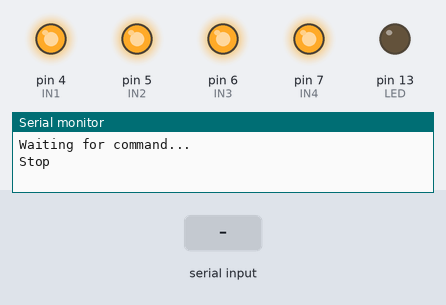
Bench run of a sketch on a simulated Arduino Mega 2560, built with avr-gcc and run on an emulated ATmega2560. Parts: output pins drawn as LEDs (lit = HIGH), the last lines printed to the serial monitor. The inputs (shaded band) are chosen by the test bench.

Above: at 1.2 s.
1.3 s: "1" received over the second serial link
At 1.9 s:
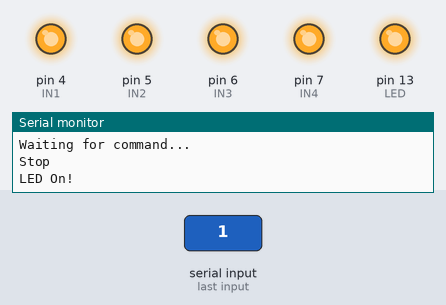
2.8 s: "a" received over the second serial link
At 3.4 s:
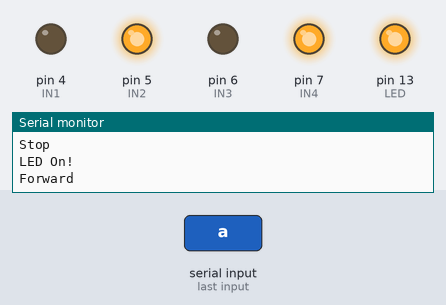
4.3 s: "0" received over the second serial link
At 5.3 s:
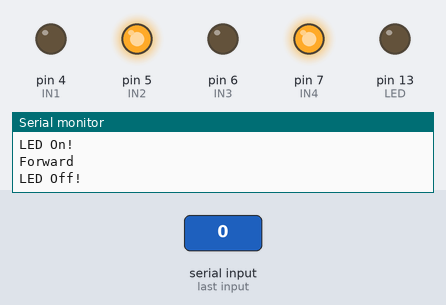
5.8 s: "b" received over the second serial link
At 6.8 s:
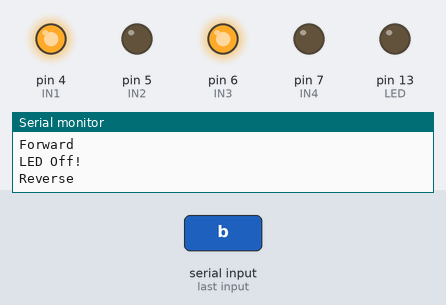
7.3 s: "c" received over the second serial link
At 8.2 s:
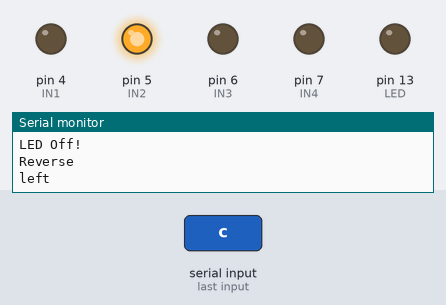
8.8 s: "d" received over the second serial link
At 9.6 s:
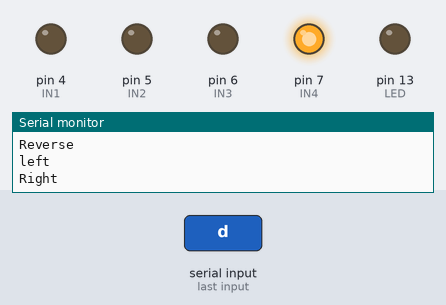
Timing chart, 0 to 11.3 s (numbered marks = the images above; inputs shaded):
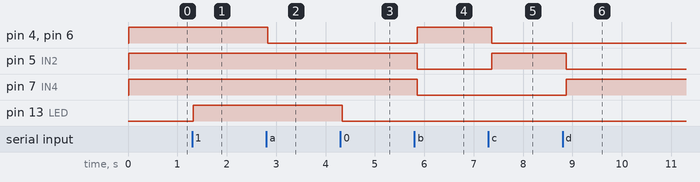

The sketch:

VTRbluetooth_arduino_mega_.ino
```cpp
#include <SoftwareSerial.h>
SoftwareSerial Bluetooth(10, 9); // RX, TX
int LED = 13; // the on-board LED
int Data; // the data received
int IN1 = 4;
int IN2 = 5;
int IN3 = 6;
int IN4 = 7;

void setup() {
  Bluetooth.begin(9600);
  Serial.begin(9600);
  Serial.println("Waiting for command...");
  Bluetooth.println("Enter command...");
  pinMode(LED,OUTPUT);
  pinMode(IN1,OUTPUT);
  pinMode(IN2,OUTPUT);
  pinMode(IN3,OUTPUT);
  pinMode(IN4,OUTPUT);

  digitalWrite(IN1,HIGH);
  digitalWrite(IN2,HIGH);
  digitalWrite(IN3,HIGH);
  digitalWrite(IN4,HIGH);
  Serial.println("Stop");

}

void loop() {
  if (Bluetooth.available()){ //wait for data received
    Data=Bluetooth.read();
    if(Data=='1'){
      digitalWrite(LED,1);
      Serial.println("LED On!");
      Bluetooth.println("LED On!");
    }
    else if(Data=='0'){
       digitalWrite(LED,0);
       Serial.println("LED Off!");
       Bluetooth.println("LED  On D13 Off ! ");
   }
    else if(Data=='s')
   {
     digitalWrite(IN1,HIGH);
     digitalWrite(IN2,HIGH);
     digitalWrite(IN3,HIGH);
     digitalWrite(IN4,HIGH);
     Serial.println("Stop");
     Bluetooth.println("Stop");
   }
   else if(Data=='a')
   {
     digitalWrite(IN1,LOW);
     digitalWrite(IN2,HIGH);
     digitalWrite(IN3,LOW);
     digitalWrite(IN4,HIGH);
     Serial.println("Forward");
     Bluetooth.println("Forward");
   }
   else if(Data=='b')
   {
     digitalWrite(IN1,HIGH);
     digitalWrite(IN2,LOW);
     digitalWrite(IN3,HIGH);
     digitalWrite(IN4,LOW);
     Serial.println("Reverse");
     Bluetooth.println("Reverse");
   }
   else if(Data=='c')
   {
     digitalWrite(IN1,LOW);
     digitalWrite(IN2,HIGH);
     digitalWrite(IN3,LOW);
     digitalWrite(IN4,LOW);
     Serial.println("left");
     Bluetooth.println("left");
   }
   else if(Data=='d')
   {
     digitalWrite(IN1,LOW);
     digitalWrite(IN2,LOW);
     digitalWrite(IN3,LOW);
     digitalWrite(IN4,HIGH);
     Serial.println("Right");
     Bluetooth.println("Right");
   }
    else{;}
  }
delay(100);
}
```

Measured:
- after the input at 1.3 s, pin 13 (LED): LOW → HIGH at once
- after the input at 2.8 s, pin 4 (IN1), pin 6 (IN3): HIGH → LOW at once
- after the input at 4.3 s, pin 13 (LED): HIGH → LOW at once
- after the input at 5.8 s, pin 4 (IN1), pin 6 (IN3): LOW → HIGH after 0.06 s; pin 5 (IN2), pin 7 (IN4): HIGH → LOW after 0.06 s
- after the input at 7.3 s, pin 4 (IN1), pin 6 (IN3): HIGH → LOW after 0.07 s; pin 5 (IN2): LOW → HIGH after 0.07 s
- after the input at 8.8 s, pin 5 (IN2): HIGH → LOW after 0.08 s; pin 7 (IN4): LOW → HIGH after 0.08 s
